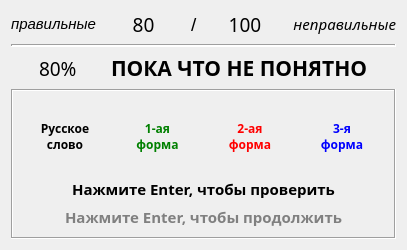
<?xml version="1.0" encoding="UTF-8"?>
<ui version="4.0">
 <class>TestFlowDialog</class>
 <widget class="QDialog" name="TestFlowDialog">
  <property name="geometry">
   <rect>
    <x>0</x>
    <y>0</y>
    <width>407</width>
    <height>250</height>
   </rect>
  </property>
  <property name="windowTitle">
   <string>Dialog</string>
  </property>
  <property name="windowIcon">
   <iconset theme="QIcon::ThemeIcon::EditPaste"/>
  </property>
  <layout class="QVBoxLayout" name="verticalLayout_2">
   <item>
    <layout class="QVBoxLayout" name="mainLayout">
     <item>
      <widget class="QWidget" name="scoreLayout" native="true">
       <property name="sizePolicy">
        <sizepolicy hsizetype="Preferred" vsizetype="Maximum">
         <horstretch>0</horstretch>
         <verstretch>0</verstretch>
        </sizepolicy>
       </property>
       <property name="maximumSize">
        <size>
         <width>16777215</width>
         <height>16777215</height>
        </size>
       </property>
       <layout class="QHBoxLayout" name="horizontalLayout">
        <property name="leftMargin">
         <number>0</number>
        </property>
        <property name="topMargin">
         <number>0</number>
        </property>
        <property name="rightMargin">
         <number>0</number>
        </property>
        <property name="bottomMargin">
         <number>0</number>
        </property>
        <item>
         <widget class="QLabel" name="rightTitleLabel">
          <property name="sizePolicy">
           <sizepolicy hsizetype="Preferred" vsizetype="Maximum">
            <horstretch>0</horstretch>
            <verstretch>0</verstretch>
           </sizepolicy>
          </property>
          <property name="font">
           <font>
            <pointsize>11</pointsize>
            <italic>true</italic>
           </font>
          </property>
          <property name="text">
           <string>правильные</string>
          </property>
         </widget>
        </item>
        <item>
         <widget class="QLabel" name="rightScoreLabel">
          <property name="sizePolicy">
           <sizepolicy hsizetype="Preferred" vsizetype="Maximum">
            <horstretch>0</horstretch>
            <verstretch>0</verstretch>
           </sizepolicy>
          </property>
          <property name="font">
           <font>
            <family>Noto Sans Light</family>
            <pointsize>14</pointsize>
            <italic>false</italic>
           </font>
          </property>
          <property name="text">
           <string>80</string>
          </property>
          <property name="alignment">
           <set>Qt::AlignmentFlag::AlignCenter</set>
          </property>
         </widget>
        </item>
        <item>
         <widget class="QLabel" name="dividerLabel">
          <property name="sizePolicy">
           <sizepolicy hsizetype="Maximum" vsizetype="Maximum">
            <horstretch>0</horstretch>
            <verstretch>0</verstretch>
           </sizepolicy>
          </property>
          <property name="font">
           <font>
            <pointsize>14</pointsize>
           </font>
          </property>
          <property name="text">
           <string>/</string>
          </property>
         </widget>
        </item>
        <item>
         <widget class="QLabel" name="wrongScoreLabel">
          <property name="sizePolicy">
           <sizepolicy hsizetype="Preferred" vsizetype="Maximum">
            <horstretch>0</horstretch>
            <verstretch>0</verstretch>
           </sizepolicy>
          </property>
          <property name="font">
           <font>
            <family>Noto Sans Light</family>
            <pointsize>14</pointsize>
            <italic>false</italic>
           </font>
          </property>
          <property name="text">
           <string>100</string>
          </property>
          <property name="alignment">
           <set>Qt::AlignmentFlag::AlignCenter</set>
          </property>
         </widget>
        </item>
        <item>
         <widget class="QLabel" name="wrongTitleLabel">
          <property name="sizePolicy">
           <sizepolicy hsizetype="Preferred" vsizetype="Maximum">
            <horstretch>0</horstretch>
            <verstretch>0</verstretch>
           </sizepolicy>
          </property>
          <property name="font">
           <font>
            <family>Noto Sans</family>
            <pointsize>11</pointsize>
            <italic>true</italic>
            <bold>false</bold>
           </font>
          </property>
          <property name="text">
           <string>неправильные</string>
          </property>
          <property name="alignment">
           <set>Qt::AlignmentFlag::AlignRight|Qt::AlignmentFlag::AlignTrailing|Qt::AlignmentFlag::AlignVCenter</set>
          </property>
         </widget>
        </item>
       </layout>
      </widget>
     </item>
     <item>
      <widget class="QFrame" name="frame">
       <property name="frameShape">
        <enum>QFrame::Shape::HLine</enum>
       </property>
       <property name="frameShadow">
        <enum>QFrame::Shadow::Sunken</enum>
       </property>
       <property name="lineWidth">
        <number>2</number>
       </property>
      </widget>
     </item>
     <item>
      <widget class="QWidget" name="horizontalWidget" native="true">
       <property name="sizePolicy">
        <sizepolicy hsizetype="Preferred" vsizetype="Maximum">
         <horstretch>0</horstretch>
         <verstretch>0</verstretch>
        </sizepolicy>
       </property>
       <property name="maximumSize">
        <size>
         <width>16777215</width>
         <height>16777215</height>
        </size>
       </property>
       <layout class="QHBoxLayout" name="horizontalLayout_2">
        <property name="leftMargin">
         <number>0</number>
        </property>
        <property name="topMargin">
         <number>0</number>
        </property>
        <property name="rightMargin">
         <number>0</number>
        </property>
        <property name="bottomMargin">
         <number>0</number>
        </property>
        <item>
         <widget class="QLabel" name="rightPercentLabel">
          <property name="sizePolicy">
           <sizepolicy hsizetype="Maximum" vsizetype="Preferred">
            <horstretch>0</horstretch>
            <verstretch>0</verstretch>
           </sizepolicy>
          </property>
          <property name="font">
           <font>
            <family>Noto Sans Light</family>
            <pointsize>14</pointsize>
            <italic>false</italic>
           </font>
          </property>
          <property name="text">
           <string>80%</string>
          </property>
         </widget>
        </item>
        <item>
         <widget class="QLabel" name="summaryLabel">
          <property name="sizePolicy">
           <sizepolicy hsizetype="Maximum" vsizetype="Preferred">
            <horstretch>0</horstretch>
            <verstretch>0</verstretch>
           </sizepolicy>
          </property>
          <property name="font">
           <font>
            <family>Noto Sans ExtraBold</family>
            <pointsize>16</pointsize>
            <italic>false</italic>
            <bold>true</bold>
           </font>
          </property>
          <property name="text">
           <string>ПОКА ЧТО НЕ ПОНЯТНО</string>
          </property>
         </widget>
        </item>
       </layout>
      </widget>
     </item>
     <item>
      <widget class="QFrame" name="testFrame">
       <property name="frameShape">
        <enum>QFrame::Shape::Box</enum>
       </property>
       <property name="frameShadow">
        <enum>QFrame::Shadow::Sunken</enum>
       </property>
       <property name="lineWidth">
        <number>1</number>
       </property>
       <layout class="QVBoxLayout" name="verticalLayout_3">
        <item>
         <layout class="QGridLayout" name="testGridLayout">
          <item row="0" column="1">
           <widget class="QLabel" name="titleFirstForm">
            <property name="font">
             <font>
              <family>Noto Sans Black</family>
              <bold>true</bold>
             </font>
            </property>
            <property name="styleSheet">
             <string notr="true">color: green;</string>
            </property>
            <property name="text">
             <string>1-ая
форма</string>
            </property>
            <property name="alignment">
             <set>Qt::AlignmentFlag::AlignCenter</set>
            </property>
           </widget>
          </item>
          <item row="0" column="2">
           <widget class="QLabel" name="titleSecondForm">
            <property name="font">
             <font>
              <family>Noto Sans Black</family>
              <bold>true</bold>
             </font>
            </property>
            <property name="styleSheet">
             <string notr="true">color: red;</string>
            </property>
            <property name="text">
             <string>2-ая
форма</string>
            </property>
            <property name="alignment">
             <set>Qt::AlignmentFlag::AlignCenter</set>
            </property>
           </widget>
          </item>
          <item row="0" column="3">
           <widget class="QLabel" name="titleThirdForm">
            <property name="font">
             <font>
              <family>Noto Sans Black</family>
              <bold>true</bold>
             </font>
            </property>
            <property name="styleSheet">
             <string notr="true">color: blue;</string>
            </property>
            <property name="text">
             <string>3-я
форма</string>
            </property>
            <property name="alignment">
             <set>Qt::AlignmentFlag::AlignCenter</set>
            </property>
           </widget>
          </item>
          <item row="0" column="0">
           <widget class="QLabel" name="titleRussianForm">
            <property name="font">
             <font>
              <family>Noto Sans Black</family>
              <bold>true</bold>
             </font>
            </property>
            <property name="text">
             <string>Русское
слово</string>
            </property>
            <property name="alignment">
             <set>Qt::AlignmentFlag::AlignCenter</set>
            </property>
           </widget>
          </item>
          <item row="1" column="0">
           <layout class="QVBoxLayout" name="layoutRussianForm"/>
          </item>
          <item row="1" column="1">
           <layout class="QVBoxLayout" name="layoutFirstForm"/>
          </item>
          <item row="1" column="2">
           <layout class="QVBoxLayout" name="layoutSecondForm"/>
          </item>
          <item row="1" column="3">
           <layout class="QVBoxLayout" name="layoutThirdForm"/>
          </item>
         </layout>
        </item>
        <item>
         <widget class="QWidget" name="verticalWidget_2" native="true">
          <property name="sizePolicy">
           <sizepolicy hsizetype="Preferred" vsizetype="Maximum">
            <horstretch>0</horstretch>
            <verstretch>0</verstretch>
           </sizepolicy>
          </property>
          <layout class="QVBoxLayout" name="verticalLayout_4">
           <property name="leftMargin">
            <number>0</number>
           </property>
           <property name="topMargin">
            <number>0</number>
           </property>
           <property name="rightMargin">
            <number>0</number>
           </property>
           <property name="bottomMargin">
            <number>0</number>
           </property>
           <item>
            <widget class="QLabel" name="checkAnswerLabel">
             <property name="sizePolicy">
              <sizepolicy hsizetype="Preferred" vsizetype="Maximum">
               <horstretch>0</horstretch>
               <verstretch>0</verstretch>
              </sizepolicy>
             </property>
             <property name="font">
              <font>
               <family>Noto Sans Condensed</family>
               <pointsize>11</pointsize>
               <bold>true</bold>
              </font>
             </property>
             <property name="styleSheet">
              <string notr="true"/>
             </property>
             <property name="text">
              <string>Нажмите Enter, чтобы проверить</string>
             </property>
             <property name="alignment">
              <set>Qt::AlignmentFlag::AlignCenter</set>
             </property>
            </widget>
           </item>
           <item>
            <widget class="QLabel" name="continueLabel">
             <property name="sizePolicy">
              <sizepolicy hsizetype="Preferred" vsizetype="Maximum">
               <horstretch>0</horstretch>
               <verstretch>0</verstretch>
              </sizepolicy>
             </property>
             <property name="font">
              <font>
               <family>Noto Sans Condensed</family>
               <pointsize>11</pointsize>
               <bold>true</bold>
              </font>
             </property>
             <property name="styleSheet">
              <string notr="true">color: gray;</string>
             </property>
             <property name="text">
              <string>Нажмите Enter, чтобы продолжить</string>
             </property>
             <property name="alignment">
              <set>Qt::AlignmentFlag::AlignCenter</set>
             </property>
            </widget>
           </item>
          </layout>
         </widget>
        </item>
       </layout>
      </widget>
     </item>
    </layout>
   </item>
  </layout>
 </widget>
 <resources/>
 <connections/>
</ui>
